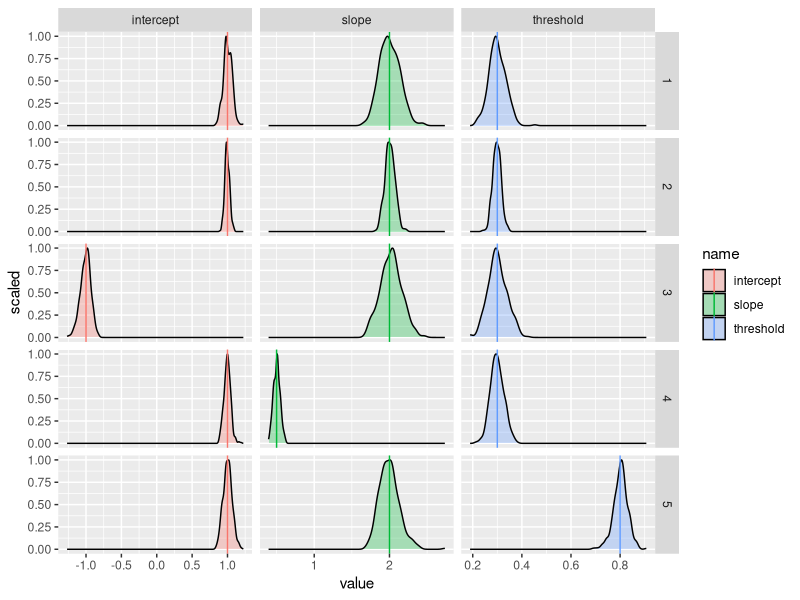
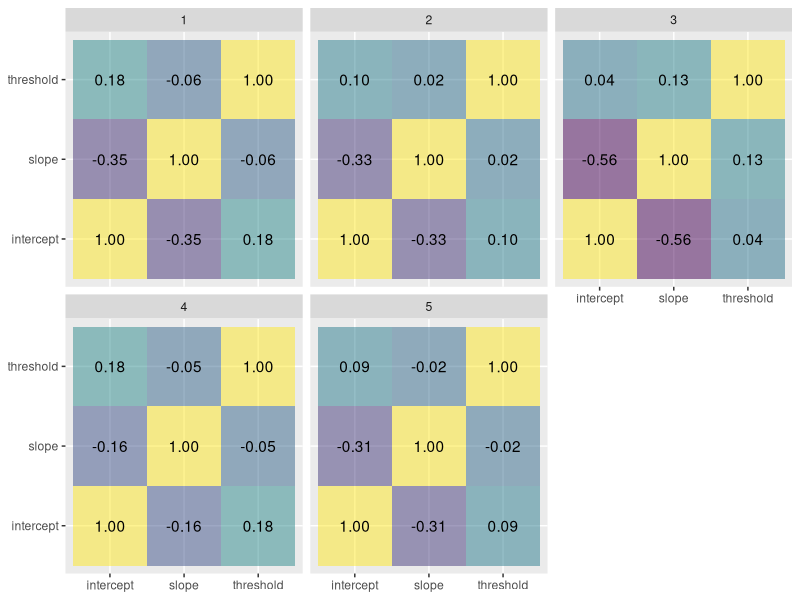

Write the R code that produced these figures, in order.
## ---- chunk 1
library(tidyverse)
library(ordinal)
set.seed(123)
## ---- chunk 2
generate.and.estimate.ordinal.probit.regression <- function(n, intercept, slope, threshold) {
  x <- rnorm(n)
  y <- intercept + slope * x + rnorm(n)
  class.membership <- as.factor(as.numeric(y > 0) + as.numeric(y > threshold) + as.numeric(y > 1))
  fit <- clm(
    formula = class.membership ~ 1 + x,
    link = "probit"
  )
  result <- data.frame(
    intercept = -coef(fit)[[1]],
    slope = coef(fit)[[4]] / (coef(fit)[[3]] - coef(fit)[[1]]),
    threshold = (coef(fit)[[2]] - coef(fit)[[1]]) / (coef(fit)[[3]] - coef(fit)[[1]])
  )
  return(result)
}
## ---- chunk 3
parameters <- tibble(
  parameter.set = seq(5),
  n.data = c(1000, 4000, 1000, 1000, 1000),
  intercept = c(1, 1, -1, 1, 1),
  slope = c(2, 2, 2, 0.5, 2),
  threshold = c(0.3, 0.3, 0.3, 0.3, 0.8)
)
parameters
## ---- chunk 4
estimated.parameters <- parameters %>%
  expand_grid(
    run = seq(400)
  ) %>%
  rowwise() %>%
  mutate(
    generate.and.estimate.ordinal.probit.regression(
      n = n.data,
      intercept = intercept,
      slope = slope,
      threshold = threshold
    )
  ) %>%
  ungroup()
estimated.parameters
## ---- chunk 5
ggplot() +
  geom_density(
    mapping = aes(
      x = value,
      y = after_stat(scaled),
      fill = name
    ),
    data = estimated.parameters %>%
      pivot_longer(
        cols = c("intercept", "slope", "threshold")
      ),
    alpha = 0.3
  ) +
  geom_vline(
    mapping = aes(
      xintercept = value,
      col = name
    ),
    data = parameters %>%
      pivot_longer(
        cols = c("intercept", "slope", "threshold")
      )
  ) +
  facet_grid(
    cols = vars(name),
    rows = vars(parameter.set),
    scales = "free"
  )
## ---- chunk 6
ggplot(
  mapping = aes(
    x = parameter.1,
    y = parameter.2,
    fill = correlation,
    label = sprintf("%.2f", correlation)
  ),
  data = estimated.parameters %>%
    group_by(parameter.set) %>%
    reframe(
      expand_grid(
        parameter.1 = c("intercept", "slope", "threshold"),
        parameter.2 = c("intercept", "slope", "threshold")
      ),
      correlation = c(cor(data.frame(intercept, slope, threshold)))
    )
) +
  geom_tile(alpha = 0.5) +
  geom_text() +
  scale_fill_viridis_c() +
  guides(fill = "none") +
  labs(
    x = NULL,
    y = NULL
  ) +
  facet_wrap(
    facets = vars(parameter.set)
  )
